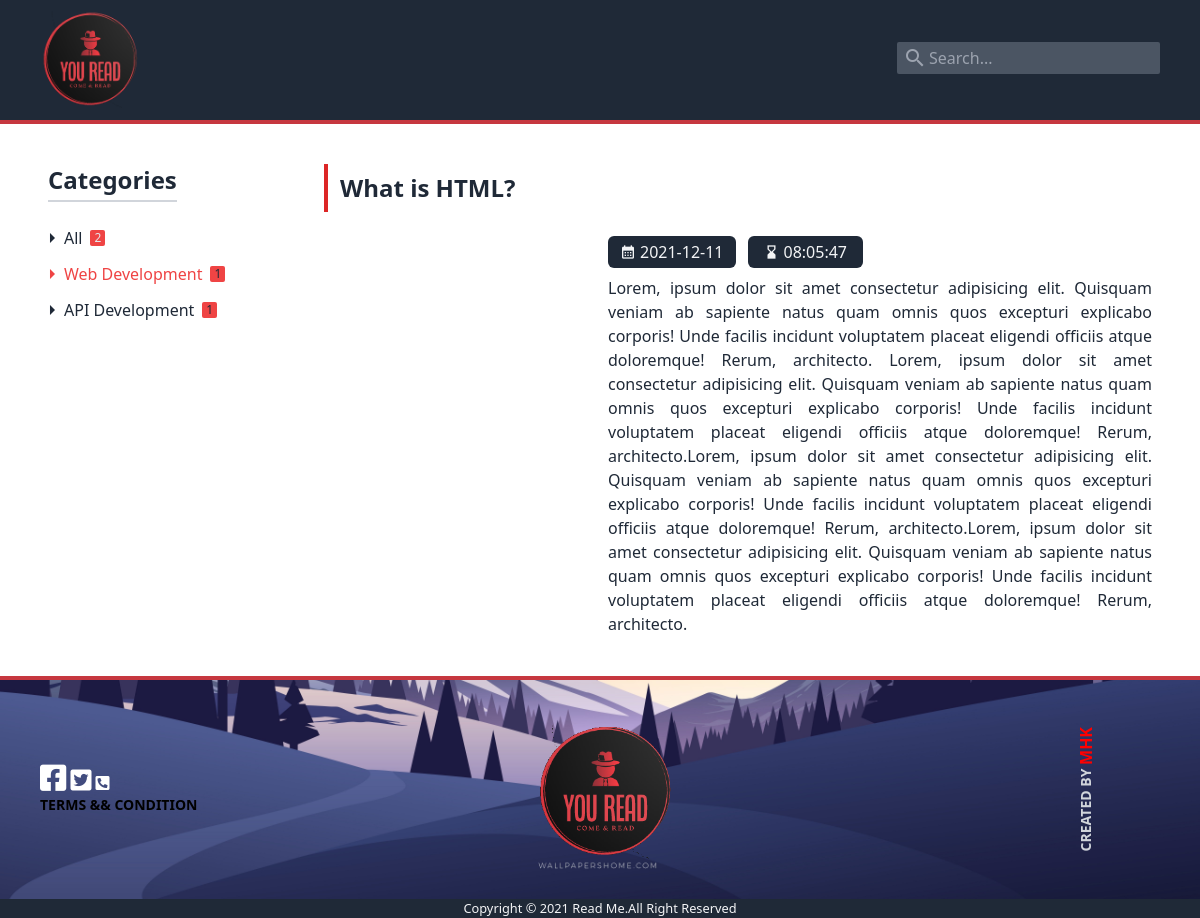
The app's page /blogs_detail.php?id=6 with its own data.
### tables this page shows
CREATE TABLE `categories` (
  `id` int(11) NOT NULL,
  `name` varchar(255) NOT NULL,
  `is_publish` enum('1','0') NOT NULL DEFAULT '1',
  `created_at` timestamp NOT NULL DEFAULT current_timestamp() ON UPDATE current_timestamp()
);

CREATE TABLE `blogs` (
  `id` int(11) NOT NULL,
  `categories_id` int(11) NOT NULL,
  `title` varchar(255) NOT NULL,
  `content` longtext NOT NULL,
  `img` varchar(255) NOT NULL,
  `is_publish` enum('1','0') NOT NULL DEFAULT '1',
  `timestamp` timestamp NOT NULL DEFAULT current_timestamp() ON UPDATE current_timestamp()
);

### controller/admin/Connection.php (called while the page is built)
<?php
class Connection
{
    private $server = '127.0.0.1';
    private $user = 'root';
    private $password = '';
    private $db = 'blog_sayar';
    protected function connect()
    {
        try {
            $conn = new PDO("mysql:host=$this->server;dbname=$this->db", $this->user, $this->password);
            $conn->setAttribute(PDO::ATTR_ERRMODE, PDO::ERRMODE_EXCEPTION);
            return $conn;
        } catch (PDOException $e){
            echo $e->getMessage();
            die();
        }
    }
}

### controller/admin/Enduser.php (called while the page is built, shortened)
<?php
class Enduser extends Connection{
    public $con;
    function __construct()
    {
        $this->con = $this->connect();
    }
    function getAllCategories(){
        $sql = "SELECT categories.id, categories.name, COUNT(blogs.id) AS blogs_count
        FROM categories INNER JOIN blogs ON categories.id = blogs.categories_id
        WHERE categories.is_publish = '1' AND blogs.is_publish = '1' GROUP BY categories.id";
        $res = $this->con->prepare($sql);
        $res->execute();
        $data = $res->fetchAll(PDO::FETCH_OBJ);
        return $data;
    }
    function getBLogById(int $id){
        $sql = "SELECT * FROM blogs WHERE id=:id";
        $res = $this->con->prepare($sql);
        $res->bindParam(':id',$id);
        $res->execute();
        $data = $res->fetch(PDO::FETCH_OBJ);
        return $data;
    }
}

### blogs_detail.php (the view, shortened to what this page needs)
<?php
 require_once 'layout/header.php';
 $enduser = new Enduser();
 $categories = $enduser->getAllCategories();
 $id = filter_var($_GET['id'],FILTER_SANITIZE_NUMBER_INT);
 $blog = $enduser->getBLogById($id);
?>
   <section class="grid grid-cols-12 my-10 gap-4">
       <div class="col-start-1 col-span-12 grid grid-cols-12 px-12">
           <div class="col-span-3">
               <h1 class="font-bold text-2xl text-gray-800 w-max border-b-2 border-gray-300 pb-1">Categories</h1>
               <div class="text-gray-800 py-6 flex flex-col gap-3 -ml-2">
                    <a href="index.php" class="flex items-center transform hover:translate-x-2 transition eas-in duration-500">
                        <i class="material-icons">arrow_right</i> All
                        <span class="ml-2 bg-red-500 text-gray-200 rounded-sm text-xs px-1">
                           <?php
                               echo array_reduce($categories,function($total,$val){
                                    $total += $val->blogs_count;
                                    return $total;
                                });
                           ?>
                        </span>
                    </a>
                    <?php
                        foreach($categories as $cat){
                            ?>
                        <a href="index.php?cat=<?php echo $cat->id; ?>" class="flex items-center
                    transform hover:translate-x-2 transition eas-in duration-500
                    <?php echo $cat->id == $blog->categories_id ? 'text-red-500' : '';  ?>">
                            <i class="material-icons">arrow_right</i> <?php echo $cat->name; ?>
                            <span class="ml-2 bg-red-500 text-gray-800 rounded-sm text-xs px-1">
                                <?php echo $cat->blogs_count; ?>
                            </span>
                        </a>
                            <?php
                        }
                    ?>
               </div>
           </div>
           <div class="col-span-9">
               <h1 class="font-bold text-2xl text-gray-800 border-l-4 border-red-600 pl-3 pt-2 pb-2">
                <?php echo $blog->title; ?>
               </h1>
               <div class="grid grid-cols-12 gap-2 mt-6">
                    <div class="col-span-12 flex gap-3">
                        <div class="w-1/3">
                        </div>
                        <div class="w-2/3">
                            <div class="flex items-center gap-3 mb-2 text-gray-100 font-blod">
                                <?php
                                        $timestamp = explode(" ",$blog->timestamp);
                                    ?>
                                <span class="flex items-center gap-1 px-3 py-1 bg-gray-800 rounded-md w-30">
                                    <i class="material-icons" style="font-size:1em;">calendar_month</i>
                                    <?php
                                    echo $timestamp[0]; ?>
                                </span>
                                <span class="flex items-center gap-1 px-4 py-1 bg-gray-800 rounded-md">
                                    <i class="material-icons" style="font-size:1em;">hourglass_bottom</i>
                                    <?php
                                    echo $timestamp[1]; ?>
                                </span>
                            </div>
                            <div class="col-span-12">
                                    <p class="text-gray-800 text-justify">
                                    <?php echo $blog->content; ?>
                                    </p>
                                </div>
                        </div>
                    </div>
               </div>
           </div>
       </div>
   </section>
<?php
 require_once 'layout/footer.php';
?>

### layout/header.php (shortened to what this page needs)
<!DOCTYPE html>
<html lang="en">
<head>
    <link href="https://unpkg.com/tailwindcss@^2/dist/tailwind.min.css" rel="stylesheet">
    <link href="style.css" rel="stylesheet">
    <link rel="stylesheet" href="https://pro.fontawesome.com/releases/v5.10.0/css/all.css"/>
</head>
<body>
  <header class="bg-gray-800">
  <nav class="flex justify-between items-center px-10
   text-gray-400 pb-3 pt-2">
    <img src="admin/assets/img/youread.png" alt="" style="width:100px">
    <div>
      <div class="relative flex items-center">
        <i class="material-icons absolute ml-1.5">search</i>
        <input type="text" placeholder="Search..." onkeyup="search(this.value)" class="bg-gray-600 text-gray-300 py-1 pl-8 rounded-sm
       focus:shadow-lg outline-none border-none">
      </div>
    </div>
   </nav>
  </header>

### layout/footer.php (shortened to what this page needs)
</body>
<footer class="flex justify-between items-center">
   <div class="contact">
     <a href=""><i class="fab fa-facebook-square text-3xl"></i></a>
     <a href=""><i class="fab fa-twitter-square text-2xl"></i></a>
     <a href=""><i class="fas fa-phone-square-alt text-1xl"></i></a>
     <p class="text-sm"><a href="#" class="term">TERMS && CONDITION </a></p>
   </div>
   <div>
     <img src="admin/assets/img/youread.png" alt="" style="width:140px">
  </div>
   <div class="copyright">
     <p class="text-sm px-16 text-gray-300">CREATED BY <span>MHK</span></p>
    </div>
</footer>
<div class="bg-gray-800">
  <small class="text-center block text-gray-100">Copyright &copy; 2021 Read Me.All Right Reserved</small>
</div>
</html>

### style.css (style rules this page uses)
body { overflow-x: hidden; }
nav { border-bottom: 4px solid #c6373f;; }
footer { border-top: 4px solid #c6373f; background: url(blog_img/1638696272wallpaper.jpg) bottom/cover; background-blend-mode: lighten; padding: 40px; position: relative; }
footer>div { z-index: 99999; }
footer .contact p { font-weight: bold; }
footer .contact i { color: white; }
footer .contact a { transition: all 0.4s ease-out; }
footer .copyright p { writing-mode: tb-rl; transform: rotate(-180deg); font-weight: bold; }
footer .copyright span { font-weight: bold; font-size: 1rem; color: red; }

### records on screen
categories: name "Web Development", blogs_count "1"
categories: name "API Development", blogs_count "1"
blogs: title "What is HTML?", timestamp "2021-12-11", timestamp "08:05:47", content "Lorem, ipsum dolor sit amet consectetur adipisicing elit. Quisquam veniam ab sapiente natus quam omnis quos excepturi explicabo corporis! Unde facilis incidunt voluptatem placeat eligendi officiis atque doloremque! Rerum, architecto. Lorem, ipsum dolor sit amet consectetur adipisicing elit. Quisquam veniam ab sapiente natus quam omnis quos excepturi explicabo corporis! Unde facilis incidunt voluptatem placeat eligendi officiis atque doloremque! Rerum, architecto.Lorem, ipsum dolor sit amet consectetur adipisicing elit. Quisquam veniam ab sapiente natus quam omnis quos excepturi explicabo corporis! Unde facilis incidunt voluptatem placeat eligendi officiis atque doloremque! Rerum,…"
